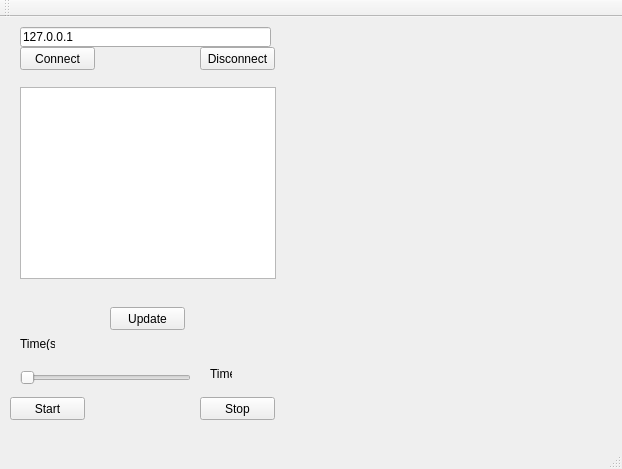
<?xml version="1.0" encoding="UTF-8"?>
<ui version="4.0">
 <class>MainWindow</class>
 <widget class="QMainWindow" name="MainWindow">
  <property name="geometry">
   <rect>
    <x>0</x>
    <y>0</y>
    <width>622</width>
    <height>469</height>
   </rect>
  </property>
  <property name="windowTitle">
   <string>MainWindow</string>
  </property>
  <widget class="QWidget" name="centralWidget">
   <widget class="QLineEdit" name="lineIp">
    <property name="geometry">
     <rect>
      <x>20</x>
      <y>10</y>
      <width>251</width>
      <height>20</height>
     </rect>
    </property>
    <property name="whatsThis">
     <string/>
    </property>
    <property name="accessibleName">
     <string/>
    </property>
    <property name="accessibleDescription">
     <string/>
    </property>
    <property name="styleSheet">
     <string notr="true"/>
    </property>
    <property name="text">
     <string>127.0.0.1</string>
    </property>
   </widget>
   <widget class="QPushButton" name="pushConnect">
    <property name="geometry">
     <rect>
      <x>20</x>
      <y>30</y>
      <width>75</width>
      <height>23</height>
     </rect>
    </property>
    <property name="text">
     <string>Connect</string>
    </property>
   </widget>
   <widget class="QPushButton" name="pushButton_2">
    <property name="geometry">
     <rect>
      <x>200</x>
      <y>30</y>
      <width>75</width>
      <height>23</height>
     </rect>
    </property>
    <property name="text">
     <string>Disconnect</string>
    </property>
   </widget>
   <widget class="QPushButton" name="pushButton_3">
    <property name="geometry">
     <rect>
      <x>110</x>
      <y>290</y>
      <width>75</width>
      <height>23</height>
     </rect>
    </property>
    <property name="text">
     <string>Update</string>
    </property>
   </widget>
   <widget class="QLabel" name="label">
    <property name="geometry">
     <rect>
      <x>20</x>
      <y>320</y>
      <width>35</width>
      <height>13</height>
     </rect>
    </property>
    <property name="text">
     <string>Time(s)</string>
    </property>
   </widget>
   <widget class="QSlider" name="SliderTime">
    <property name="geometry">
     <rect>
      <x>20</x>
      <y>350</y>
      <width>171</width>
      <height>22</height>
     </rect>
    </property>
    <property name="orientation">
     <enum>Qt::Horizontal</enum>
    </property>
   </widget>
   <widget class="QLabel" name="labelTime">
    <property name="geometry">
     <rect>
      <x>210</x>
      <y>350</y>
      <width>22</width>
      <height>13</height>
     </rect>
    </property>
    <property name="text">
     <string>Time</string>
    </property>
   </widget>
   <widget class="QPushButton" name="pushButton_4">
    <property name="geometry">
     <rect>
      <x>10</x>
      <y>380</y>
      <width>75</width>
      <height>23</height>
     </rect>
    </property>
    <property name="text">
     <string>Start</string>
    </property>
   </widget>
   <widget class="QPushButton" name="pushButton_5">
    <property name="geometry">
     <rect>
      <x>200</x>
      <y>380</y>
      <width>75</width>
      <height>23</height>
     </rect>
    </property>
    <property name="text">
     <string>Stop</string>
    </property>
   </widget>
   <widget class="QListWidget" name="listWidget">
    <property name="geometry">
     <rect>
      <x>20</x>
      <y>70</y>
      <width>256</width>
      <height>192</height>
     </rect>
    </property>
   </widget>
   <widget class="Plotter" name="widgetPlotter" native="true">
    <property name="geometry">
     <rect>
      <x>310</x>
      <y>10</y>
      <width>291</width>
      <height>391</height>
     </rect>
    </property>
   </widget>
  </widget>
  <widget class="QMenuBar" name="menuBar">
   <property name="geometry">
    <rect>
     <x>0</x>
     <y>0</y>
     <width>622</width>
     <height>21</height>
    </rect>
   </property>
  </widget>
  <widget class="QToolBar" name="mainToolBar">
   <attribute name="toolBarArea">
    <enum>TopToolBarArea</enum>
   </attribute>
   <attribute name="toolBarBreak">
    <bool>false</bool>
   </attribute>
  </widget>
  <widget class="QStatusBar" name="statusBar"/>
 </widget>
 <layoutdefault spacing="6" margin="11"/>
 <customwidgets>
  <customwidget>
   <class>Plotter</class>
   <extends>QWidget</extends>
   <header>plotter.h</header>
   <container>1</container>
   <slots>
    <slot>setAmplitude(int)</slot>
    <slot>setFrequencia(int)</slot>
   </slots>
  </customwidget>
 </customwidgets>
 <resources/>
 <connections>
  <connection>
   <sender>pushButton_2</sender>
   <signal>clicked()</signal>
   <receiver>MainWindow</receiver>
   <slot>disconnect()</slot>
   <hints>
    <hint type="sourcelabel">
     <x>253</x>
     <y>74</y>
    </hint>
    <hint type="destinationlabel">
     <x>297</x>
     <y>84</y>
    </hint>
   </hints>
  </connection>
  <connection>
   <sender>pushConnect</sender>
   <signal>clicked()</signal>
   <receiver>MainWindow</receiver>
   <slot>tcpConnect()</slot>
   <hints>
    <hint type="sourcelabel">
     <x>68</x>
     <y>81</y>
    </hint>
    <hint type="destinationlabel">
     <x>135</x>
     <y>72</y>
    </hint>
   </hints>
  </connection>
  <connection>
   <sender>SliderTime</sender>
   <signal>valueChanged(int)</signal>
   <receiver>MainWindow</receiver>
   <slot>mostraTempo(int)</slot>
   <hints>
    <hint type="sourcelabel">
     <x>99</x>
     <y>393</y>
    </hint>
    <hint type="destinationlabel">
     <x>127</x>
     <y>354</y>
    </hint>
   </hints>
  </connection>
  <connection>
   <sender>pushButton_3</sender>
   <signal>clicked()</signal>
   <receiver>MainWindow</receiver>
   <slot>listarIps()</slot>
   <hints>
    <hint type="sourcelabel">
     <x>241</x>
     <y>326</y>
    </hint>
    <hint type="destinationlabel">
     <x>277</x>
     <y>347</y>
    </hint>
   </hints>
  </connection>
  <connection>
   <sender>pushButton_4</sender>
   <signal>clicked()</signal>
   <receiver>MainWindow</receiver>
   <slot>getData()</slot>
   <hints>
    <hint type="sourcelabel">
     <x>43</x>
     <y>424</y>
    </hint>
    <hint type="destinationlabel">
     <x>155</x>
     <y>463</y>
    </hint>
   </hints>
  </connection>
 </connections>
 <slots>
  <slot>disconnect()</slot>
  <slot>tcpConnect()</slot>
  <slot>mostraTempo(int)</slot>
  <slot>listarIps()</slot>
  <slot>getData()</slot>
 </slots>
</ui>
